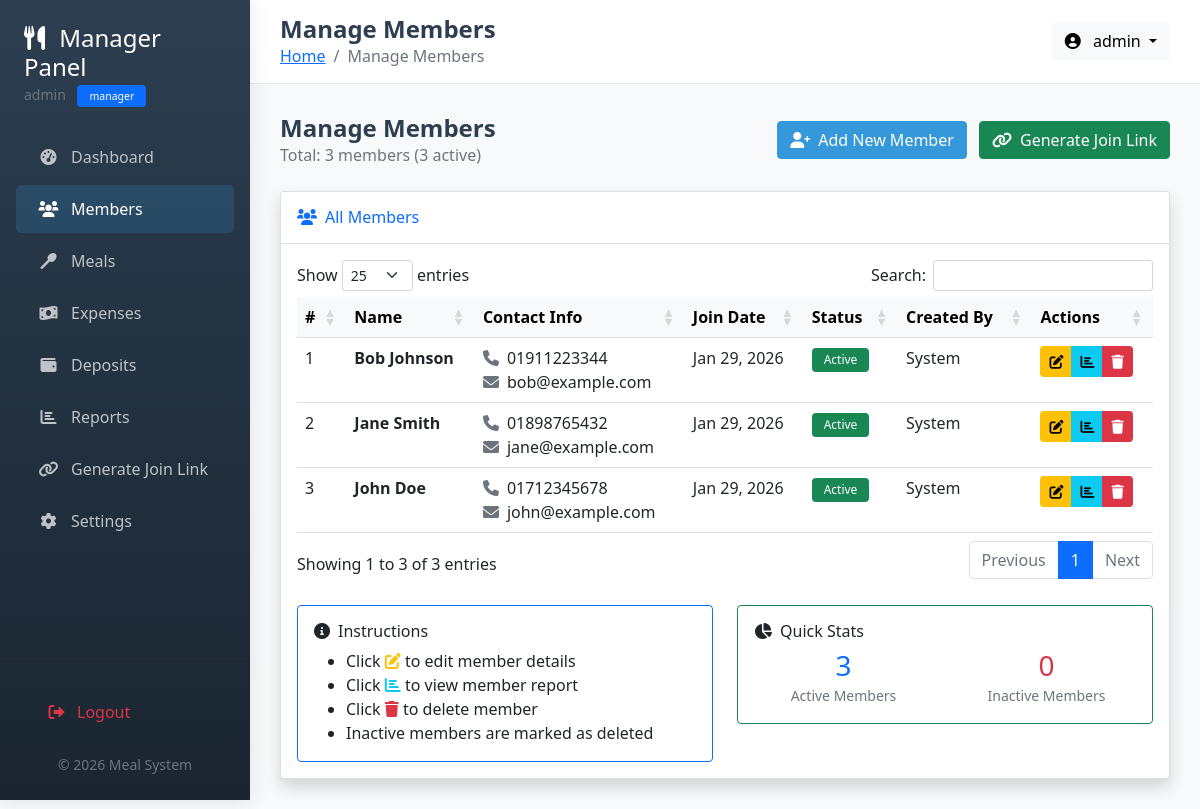
/manager/members.php (signed in), run on the app's committed database.
### tables this page shows
CREATE TABLE IF NOT EXISTS members (
    member_id INT PRIMARY KEY AUTO_INCREMENT,
    name VARCHAR(100) NOT NULL,
    phone VARCHAR(20),
    email VARCHAR(100),
    join_date DATE NOT NULL,
    status ENUM('active', 'inactive') DEFAULT 'active',
    created_by INT DEFAULT NULL,
    join_token VARCHAR(100) UNIQUE,
    token_expiry DATETIME,
    created_at TIMESTAMP DEFAULT CURRENT_TIMESTAMP,
    INDEX idx_status (status),
    FOREIGN KEY (created_by) REFERENCES users(user_id) ON DELETE SET NULL
);

### config/database.php (called while the page is built, shortened)
<?php
function getConnection() {
    static $conn = null;
    if ($conn === null) {
        $conn = mysqli_connect(DB_HOST, DB_USER, DB_PASS);
        mysqli_set_charset($conn, "utf8mb4");
    }
    return $conn;
}
?>

### includes/functions.php (called while the page is built, shortened)
<?php
require_once __DIR__ . '/../config/database.php';
class Functions {
    public function formatDate($date_string) {
        return date('M d, Y', strtotime($date_string));
    }
}
?>

### manager/members.php (the view, shortened to what this page needs)
<?php
require_once '../includes/functions.php';
$functions = new Functions();
require_once '../includes/header.php';
$sql = "SELECT m.*, u.username as created_by_name
        FROM members m
        LEFT JOIN users u ON m.created_by = u.user_id
        ORDER BY m.status DESC, m.name ASC";
$result = mysqli_query($conn, $sql);
$members = $result ? mysqli_fetch_all($result, MYSQLI_ASSOC) : [];
$active_count = 0;
foreach ($members as $member) {
    if ($member['status'] == 'active') {
        $active_count++;
    }
}
?>
<div class="row mb-4">
    <div class="col-12">
        <div class="d-flex justify-content-between align-items-center">
            <div>
                <h4 class="page-title mb-0">Manage Members</h4>
                <p class="text-muted mb-0">Total: <?php echo count($members); ?> members (<?php echo $active_count; ?> active)</p>
            </div>
            <div>
                <a href="add_member.php" class="btn btn-primary">
                    <i class="fas fa-user-plus me-2"></i>Add New Member
                </a>
                <a href="generate_link.php" class="btn btn-success ms-2">
                    <i class="fas fa-link me-2"></i>Generate Join Link
                </a>
            </div>
        </div>
    </div>
</div>
<div class="row">
    <div class="col-12">
        <div class="card shadow">
            <div class="card-header bg-white py-3">
                <h6 class="m-0 font-weight-bold text-primary"><i class="fas fa-users me-2"></i>All Members</h6>
            </div>
            <div class="card-body">
                <?php if (empty($members)): ?>
                <div class="text-center py-5">
                    <i class="fas fa-users fa-3x text-muted mb-3"></i>
                    <h5>No Members Found</h5>
                    <p class="text-muted">Add your first member to get started</p>
                    <a href="add_member.php" class="btn btn-primary">
                        <i class="fas fa-user-plus me-2"></i>Add First Member
                    </a>
                </div>
                <?php else: ?>
                <div class="table-responsive">
                    <table class="table table-hover datatable">
                        <thead class="table-light">
                            <tr>
                                <th>#</th>
                                <th>Name</th>
                                <th>Contact Info</th>
                                <th>Join Date</th>
                                <th>Status</th>
                                <th>Created By</th>
                                <th>Actions</th>
                            </tr>
                        </thead>
                        <tbody>
                            <?php $counter = 1; ?>
                            <?php foreach ($members as $member): ?>
                            <tr>
                                <td><?php echo $counter++; ?></td>
                                <td>
                                    <strong><?php echo htmlspecialchars($member['name']); ?></strong>
                                </td>
                                <td>
                                    <?php if ($member['phone']): ?>
                                    <div><i class="fas fa-phone text-muted me-2"></i><?php echo $member['phone']; ?></div>
                                    <?php endif; ?>
                                    <?php if ($member['email']): ?>
                                    <div><i class="fas fa-envelope text-muted me-2"></i><?php echo $member['email']; ?></div>
                                    <?php endif; ?>
                                </td>
                                <td><?php echo $functions->formatDate($member['join_date']); ?></td>
                                <td>
                                    <?php if ($member['status'] == 'active'): ?>
                                    <span class="badge bg-success">Active</span>
                                    <?php else: ?>
                                    <span class="badge bg-danger">Inactive</span>
                                    <?php endif; ?>
                                </td>
                                <td><?php echo $member['created_by_name'] ?: 'System'; ?></td>
                                <td>
                                    <div class="btn-group btn-group-sm" role="group">
                                        <a href="edit_member.php?id=<?php echo $member['member_id']; ?>"
                                           class="btn btn-warning" title="Edit">
                                            <i class="fas fa-edit"></i>
                                        </a>
                                        <a href="member_report.php?member_id=<?php echo $member['member_id']; ?>"
                                           class="btn btn-info" title="View Report">
                                            <i class="fas fa-chart-bar"></i>
                                        </a>
                                        <button type="button" class="btn btn-danger"
                                                onclick="confirmDelete(<?php echo $member['member_id']; ?>, '<?php echo addslashes($member['name']); ?>')"
                                                title="Delete">
                                            <i class="fas fa-trash"></i>
                                        </button>
                                    </div>
                                </td>
                            </tr>
                            <?php endforeach; ?>
                        </tbody>
                    </table>
                </div>
                <div class="row mt-4">
                    <div class="col-md-6">
                        <div class="card border-primary">
                            <div class="card-body">
                                <h6><i class="fas fa-info-circle me-2"></i>Instructions</h6>
                                <ul class="mb-0">
                                    <li>Click <i class="fas fa-edit text-warning"></i> to edit member details</li>
                                    <li>Click <i class="fas fa-chart-bar text-info"></i> to view member report</li>
                                    <li>Click <i class="fas fa-trash text-danger"></i> to delete member</li>
                                    <li>Inactive members are marked as deleted</li>
                                </ul>
                            </div>
                        </div>
                    </div>
                    <div class="col-md-6">
                        <div class="card border-success">
                            <div class="card-body">
                                <h6><i class="fas fa-chart-pie me-2"></i>Quick Stats</h6>
                                <div class="row">
                                    <div class="col-6">
                                        <div class="text-center">
                                            <h3 class="text-primary mb-0"><?php echo $active_count; ?></h3>
                                            <small class="text-muted">Active Members</small>
                                        </div>
                                    </div>
                                    <div class="col-6">
                                        <div class="text-center">
                                            <h3 class="text-danger mb-0"><?php echo count($members) - $active_count; ?></h3>
                                            <small class="text-muted">Inactive Members</small>
                                        </div>
                                    </div>
                                </div>
                            </div>
                        </div>
                    </div>
                </div>
                <?php endif; ?>
            </div>
        </div>
    </div>
</div>
<?php
require_once '../includes/footer.php';
?>

### includes/header.php (style rules this page uses)
:root { --primary-color: #2c3e50; --secondary-color: #3498db; --success-color: #27ae60; --warning-color: #f39c12; --danger-color: #e74c3c; }
body { font-family: 'Segoe UI', Tahoma, Geneva, Verdana, sans-serif; background-color: #f8f9fa; min-height: 100vh; }
.btn-primary { background-color: var(--secondary-color); border-color: var(--secondary-color); }
.page-title { color: var(--primary-color); font-weight: 600; margin-bottom: 5px; }
.badge { padding: 6px 12px; font-weight: 500; }

### data on the page
members: name "Bob Johnson", phone "01911223344", email "bob@example.com", join_date "Jan 29, 2026", status "Active", created_by_name "System"
members: name "Jane Smith", phone "01898765432", email "jane@example.com", join_date "Jan 29, 2026", status "Active", created_by_name "System"
members: name "John Doe", phone "01712345678", email "john@example.com", join_date "Jan 29, 2026", status "Active", created_by_name "System"

### other printed values
$_SESSION['username'] "admin"
$_SESSION['role'] "manager"
$page_title "Manage Members"
count($members) "3"
$active_count "3"
count($members) - $active_count "0"
